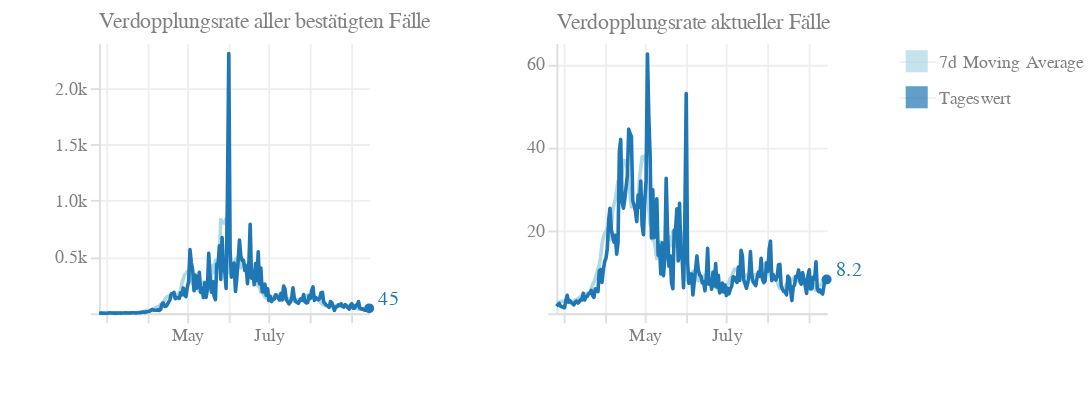

The code cell stored with this chart in its notebook:
### Code cell
new_cases_by_day_doubling_rate_all_cases = chart_with_moving_average(
    valueCalc='log(2)/log(1 + ((max(1,datum.rolling_max - datum.rolling_min)) / (datum.rolling_max)))',
    title='Verdopplungsrate aller bestätigten Fälle',
    yAxisFormat='2s',
    yTextFormat='.2s',
    tooltipLabel='Verdopplungsrate'
)

new_cases_by_day_doubling_rate_active_cases = chart_with_moving_average(
    valueCalc='log(2)/log(1 + ((max(1,datum.rolling_max - datum.rolling_min)) / (datum.rolling_active)))',
    title='Verdopplungsrate aktueller Fälle',
    yAxisFormat='2s',
    yTextFormat='.2s',
    tooltipLabel='Verdopplungsrate'
)

chart_2_doubling_rate = (
    new_cases_by_day_doubling_rate_all_cases | 
    new_cases_by_day_doubling_rate_active_cases |
    legend2
).configure_axis(
    grid=True,
    gridColor="#eee",
    domainColor="#ddd",
    tickColor="#ddd",
    labelColor="gray",
    labelBound=True,
    minExtent=50
).configure_view(
    strokeWidth=0
).configure_title(
    fontSize=12,
    fontWeight='normal',
    anchor='start',
    color='gray',
    dx=50,
    dy=0
)
chart_2_doubling_rate

### Figure 1 — Vega-Lite specification as saved in the notebook (floating-point values rounded to 4 significant figures; data arrays with more than 128 entries replaced by an {"elided": "..."} marker saying what was removed)
{"config": {"view": {"continuousWidth": 400, "continuousHeight": 300, "strokeWidth": 0}, "axis": {"domainColor": "#ddd", "grid": true, "gridColor": "#eee", "labelBound": true, "labelColor": "gray", "minExtent": 50, "tickColor": "#ddd"}, "title": {"anchor": "start", "color": "gray", "dx": 50, "dy": 0, "fontSize": 12, "fontWeight": "normal"}}, "hconcat": [{"layer": [{"mark": {"type": "line", "color": "lightblue", "size": 2, "strokeJoin": "round"}, "encoding": {"x": {"type": "temporal", "field": "date", "title": ""}, "y": {"type": "quantitative", "axis": {"format": "2s", "title": ""}, "field": "rolling_mean"}}, "height": 150, "transform": [{"field": "dataTime", "timeUnit": "yearmonthdate", "as": "date"}, {"aggregate": [{"op": "max", "field": "total_confirmed", "as": "max_total_confirmed"}, {"op": "max", "field": "total_active", "as": "max_total_active"}], "groupby": ["date"]}, {"window": [{"op": "max", "field": "max_total_confirmed", "as": "rolling_max"}, {"op": "min", "field": "max_total_confirmed", "as": "rolling_min"}, {"op": "last_value", "field": "max_total_active", "as": "rolling_active"}], "frame": [-1, 0]}, {"calculate": "log(2)/log(1 + ((max(1,datum.rolling_max - datum.rolling_min)) / (datum.rolling_max)))", "as": "diff"}, {"window": [{"op": "mean", "field": "diff", "as": "rolling_mean"}], "frame": [7, 0]}], "width": 150}, {"mark": {"type": "line", "color": "#1f77b4", "size": 2, "strokeJoin": "round"}, "encoding": {"tooltip": [{"type": "temporal", "field": "date"}, {"type": "quantitative", "field": "diff"}], "x": {"type": "temporal", "field": "date", "title": ""}, "y": {"type": "quantitative", "field": "diff", "impute": {"method": "mean"}, "title": ""}}, "height": 150, "transform": [{"field": "dataTime", "timeUnit": "yearmonthdate", "as": "date"}, {"aggregate": [{"op": "max", "field": "total_confirmed", "as": "max_total_confirmed"}, {"op": "max", "field": "total_active", "as": "max_total_active"}], "groupby": ["date"]}, {"window": [{"op": "max", "field": "max_total_confirmed", "as": "rolling_max"}, {"op": "min", "field": "max_total_confirmed", "as": "rolling_min"}, {"op": "last_value", "field": "max_total_active", "as": "rolling_active"}], "frame": [-1, 0]}, {"calculate": "log(2)/log(1 + ((max(1,datum.rolling_max - datum.rolling_min)) / (datum.rolling_max)))", "as": "diff"}], "width": 150}, {"mark": {"type": "text", "align": "left", "color": "#1f77b4", "dx": 5, "dy": -5}, "encoding": {"text": {"type": "quantitative", "field": "diff", "format": ".2s"}, "x": {"type": "temporal", "field": "date"}, "y": {"type": "quantitative", "field": "diff", "title": ""}}, "height": 150, "transform": [{"field": "dataTime", "timeUnit": "yearmonthdate", "as": "date"}, {"aggregate": [{"op": "max", "field": "total_confirmed", "as": "max_total_confirmed"}, {"op": "max", "field": "total_active", "as": "max_total_active"}], "groupby": ["date"]}, {"window": [{"op": "max", "field": "max_total_confirmed", "as": "rolling_max"}, {"op": "min", "field": "max_total_confirmed", "as": "rolling_min"}, {"op": "last_value", "field": "max_total_active", "as": "rolling_active"}], "frame": [-1, 0]}, {"calculate": "log(2)/log(1 + ((max(1,datum.rolling_max - datum.rolling_min)) / (datum.rolling_max)))", "as": "diff"}, {"window": [{"op": "rank", "field": "date", "as": "rank"}], "sort": [{"field": "date", "order": "descending"}]}, {"filter": "(datum.rank === 1)"}], "width": 150}, {"mark": {"type": "circle", "color": "#1f77b4", "opacity": 1}, "encoding": {"x": {"type": "temporal", "field": "date"}, "y": {"type": "quantitative", "field": "diff", "title": ""}}, "height": 150, "transform": [{"field": "dataTime", "timeUnit": "yearmonthdate", "as": "date"}, {"aggregate": [{"op": "max", "field": "total_confirmed", "as": "max_total_confirmed"}, {"op": "max", "field": "total_active", "as": "max_total_active"}], "groupby": ["date"]}, {"window": [{"op": "max", "field": "max_total_confirmed", "as": "rolling_max"}, {"op": "min", "field": "max_total_confirmed", "as": "rolling_min"}, {"op": "last_value", "field": "max_total_active", "as": "rolling_active"}], "frame": [-1, 0]}, {"calculate": "log(2)/log(1 + ((max(1,datum.rolling_max - datum.rolling_min)) / (datum.rolling_max)))", "as": "diff"}, {"window": [{"op": "rank", "field": "date", "as": "rank"}], "sort": [{"field": "date", "order": "descending"}]}, {"filter": "(datum.rank === 1)"}], "width": 150}, {"mark": {"type": "text", "align": "left", "color": "lightblue", "dx": 5, "dy": 5}, "encoding": {"text": {"type": "quantitative", "field": "rolling_mean", "format": ".2s"}, "x": {"type": "temporal", "field": "date"}, "y": {"type": "quantitative", "field": "rolling_mean", "title": ""}}, "height": 150, "transform": [{"field": "dataTime", "timeUnit": "yearmonthdate", "as": "date"}, {"aggregate": [{"op": "max", "field": "total_confirmed", "as": "max_total_confirmed"}, {"op": "max", "field": "total_active", "as": "max_total_active"}], "groupby": ["date"]}, {"window": [{"op": "max", "field": "max_total_confirmed", "as": "rolling_max"}, {"op": "min", "field": "max_total_confirmed", "as": "rolling_min"}, {"op": "last_value", "field": "max_total_active", "as": "rolling_active"}], "frame": [-1, 0]}, {"calculate": "log(2)/log(1 + ((max(1,datum.rolling_max - datum.rolling_min)) / (datum.rolling_max)))", "as": "diff"}, {"window": [{"op": "mean", "field": "diff", "as": "rolling_mean"}], "frame": [7, 0]}, {"window": [{"op": "rank", "field": "date", "as": "rank"}], "sort": [{"field": "date", "order": "descending"}]}, {"filter": "(datum.rank === 1)"}], "width": 150}, {"mark": {"type": "circle", "color": "lightblue", "opacity": 1}, "encoding": {"x": {"type": "temporal", "field": "date"}, "y": {"type": "quantitative", "field": "rolling_mean", "title": ""}}, "height": 150, "transform": [{"field": "dataTime", "timeUnit": "yearmonthdate", "as": "date"}, {"aggregate": [{"op": "max", "field": "total_confirmed", "as": "max_total_confirmed"}, {"op": "max", "field": "total_active", "as": "max_total_active"}], "groupby": ["date"]}, {"window": [{"op": "max", "field": "max_total_confirmed", "as": "rolling_max"}, {"op": "min", "field": "max_total_confirmed", "as": "rolling_min"}, {"op": "last_value", "field": "max_total_active", "as": "rolling_active"}], "frame": [-1, 0]}, {"calculate": "log(2)/log(1 + ((max(1,datum.rolling_max - datum.rolling_min)) / (datum.rolling_max)))", "as": "diff"}, {"window": [{"op": "mean", "field": "diff", "as": "rolling_mean"}], "frame": [7, 0]}, {"window": [{"op": "rank", "field": "date", "as": "rank"}], "sort": [{"field": "date", "order": "descending"}]}, {"filter": "(datum.rank === 1)"}], "width": 150}, {"mark": {"type": "circle", "color": "lightblue", "opacity": 0, "size": 200}, "encoding": {"tooltip": [{"type": "temporal", "field": "date", "title": "Datum"}, {"type": "quantitative", "field": "rolling_mean", "format": ".2s", "title": "7d Moving Average"}], "x": {"type": "temporal", "field": "date", "title": ""}, "y": {"type": "quantitative", "field": "rolling_mean", "title": ""}}, "height": 150, "transform": [{"field": "dataTime", "timeUnit": "yearmonthdate", "as": "date"}, {"aggregate": [{"op": "max", "field": "total_confirmed", "as": "max_total_confirmed"}, {"op": "max", "field": "total_active", "as": "max_total_active"}], "groupby": ["date"]}, {"window": [{"op": "max", "field": "max_total_confirmed", "as": "rolling_max"}, {"op": "min", "field": "max_total_confirmed", "as": "rolling_min"}, {"op": "last_value", "field": "max_total_active", "as": "rolling_active"}], "frame": [-1, 0]}, {"calculate": "log(2)/log(1 + ((max(1,datum.rolling_max - datum.rolling_min)) / (datum.rolling_max)))", "as": "diff"}, {"window": [{"op": "mean", "field": "diff", "as": "rolling_mean"}], "frame": [7, 0]}], "width": 150}, {"mark": {"type": "circle", "color": "#1f77b4", "opacity": 0, "size": 200}, "encoding": {"tooltip": [{"type": "temporal", "field": "date", "title": "Datum"}, {"type": "quantitative", "field": "diff", "format": ".2s", "title": "Verdopplungsrate"}], "x": {"type": "temporal", "field": "date", "title": ""}, "y": {"type": "quantitative", "field": "diff", "title": ""}}, "height": 150, "transform": [{"field": "dataTime", "timeUnit": "yearmonthdate", "as": "date"}, {"aggregate": [{"op": "max", "field": "total_confirmed", "as": "max_total_confirmed"}, {"op": "max", "field": "total_active", "as": "max_total_active"}], "groupby": ["date"]}, {"window": [{"op": "max", "field": "max_total_confirmed", "as": "rolling_max"}, {"op": "min", "field": "max_total_confirmed", "as": "rolling_min"}, {"op": "last_value", "field": "max_total_active", "as": "rolling_active"}], "frame": [-1, 0]}, {"calculate": "log(2)/log(1 + ((max(1,datum.rolling_max - datum.rolling_min)) / (datum.rolling_max)))", "as": "diff"}], "width": 150}], "title": "Verdopplungsrate aller bestätigten Fälle"}, {"layer": [{"mark": {"type": "line", "color": "lightblue", "size": 2, "strokeJoin": "round"}, "encoding": {"x": {"type": "temporal", "field": "date", "title": ""}, "y": {"type": "quantitative", "axis": {"format": "2s", "title": ""}, "field": "rolling_mean"}}, "height": 150, "transform": [{"field": "dataTime", "timeUnit": "yearmonthdate", "as": "date"}, {"aggregate": [{"op": "max", "field": "total_confirmed", "as": "max_total_confirmed"}, {"op": "max", "field": "total_active", "as": "max_total_active"}], "groupby": ["date"]}, {"window": [{"op": "max", "field": "max_total_confirmed", "as": "rolling_max"}, {"op": "min", "field": "max_total_confirmed", "as": "rolling_min"}, {"op": "last_value", "field": "max_total_active", "as": "rolling_active"}], "frame": [-1, 0]}, {"calculate": "log(2)/log(1 + ((max(1,datum.rolling_max - datum.rolling_min)) / (datum.rolling_active)))", "as": "diff"}, {"window": [{"op": "mean", "field": "diff", "as": "rolling_mean"}], "frame": [7, 0]}], "width": 150}, {"mark": {"type": "line", "color": "#1f77b4", "size": 2, "strokeJoin": "round"}, "encoding": {"tooltip": [{"type": "temporal", "field": "date"}, {"type": "quantitative", "field": "diff"}], "x": {"type": "temporal", "field": "date", "title": ""}, "y": {"type": "quantitative", "field": "diff", "impute": {"method": "mean"}, "title": ""}}, "height": 150, "transform": [{"field": "dataTime", "timeUnit": "yearmonthdate", "as": "date"}, {"aggregate": [{"op": "max", "field": "total_confirmed", "as": "max_total_confirmed"}, {"op": "max", "field": "total_active", "as": "max_total_active"}], "groupby": ["date"]}, {"window": [{"op": "max", "field": "max_total_confirmed", "as": "rolling_max"}, {"op": "min", "field": "max_total_confirmed", "as": "rolling_min"}, {"op": "last_value", "field": "max_total_active", "as": "rolling_active"}], "frame": [-1, 0]}, {"calculate": "log(2)/log(1 + ((max(1,datum.rolling_max - datum.rolling_min)) / (datum.rolling_active)))", "as": "diff"}], "width": 150}, {"mark": {"type": "text", "align": "left", "color": "#1f77b4", "dx": 5, "dy": -5}, "encoding": {"text": {"type": "quantitative", "field": "diff", "format": ".2s"}, "x": {"type": "temporal", "field": "date"}, "y": {"type": "quantitative", "field": "diff", "title": ""}}, "height": 150, "transform": [{"field": "dataTime", "timeUnit": "yearmonthdate", "as": "date"}, {"aggregate": [{"op": "max", "field": "total_confirmed", "as": "max_total_confirmed"}, {"op": "max", "field": "total_active", "as": "max_total_active"}], "groupby": ["date"]}, {"window": [{"op": "max", "field": "max_total_confirmed", "as": "rolling_max"}, {"op": "min", "field": "max_total_confirmed", "as": "rolling_min"}, {"op": "last_value", "field": "max_total_active", "as": "rolling_active"}], "frame": [-1, 0]}, {"calculate": "log(2)/log(1 + ((max(1,datum.rolling_max - datum.rolling_min)) / (datum.rolling_active)))", "as": "diff"}, {"window": [{"op": "rank", "field": "date", "as": "rank"}], "sort": [{"field": "date", "order": "descending"}]}, {"filter": "(datum.rank === 1)"}], "width": 150}, {"mark": {"type": "circle", "color": "#1f77b4", "opacity": 1}, "encoding": {"x": {"type": "temporal", "field": "date"}, "y": {"type": "quantitative", "field": "diff", "title": ""}}, "height": 150, "transform": [{"field": "dataTime", "timeUnit": "yearmonthdate", "as": "date"}, {"aggregate": [{"op": "max", "field": "total_confirmed", "as": "max_total_confirmed"}, {"op": "max", "field": "total_active", "as": "max_total_active"}], "groupby": ["date"]}, {"window": [{"op": "max", "field": "max_total_confirmed", "as": "rolling_max"}, {"op": "min", "field": "max_total_confirmed", "as": "rolling_min"}, {"op": "last_value", "field": "max_total_active", "as": "rolling_active"}], "frame": [-1, 0]}, {"calculate": "log(2)/log(1 + ((max(1,datum.rolling_max - datum.rolling_min)) / (datum.rolling_active)))", "as": "diff"}, {"window": [{"op": "rank", "field": "date", "as": "rank"}], "sort": [{"field": "date", "order": "descending"}]}, {"filter": "(datum.rank === 1)"}], "width": 150}, {"mark": {"type": "text", "align": "left", "color": "lightblue", "dx": 5, "dy": 5}, "encoding": {"text": {"type": "quantitative", "field": "rolling_mean", "format": ".2s"}, "x": {"type": "temporal", "field": "date"}, "y": {"type": "quantitative", "field": "rolling_mean", "title": ""}}, "height": 150, "transform": [{"field": "dataTime", "timeUnit": "yearmonthdate", "as": "date"}, {"aggregate": [{"op": "max", "field": "total_confirmed", "as": "max_total_confirmed"}, {"op": "max", "field": "total_active", "as": "max_total_active"}], "groupby": ["date"]}, {"window": [{"op": "max", "field": "max_total_confirmed", "as": "rolling_max"}, {"op": "min", "field": "max_total_confirmed", "as": "rolling_min"}, {"op": "last_value", "field": "max_total_active", "as": "rolling_active"}], "frame": [-1, 0]}, {"calculate": "log(2)/log(1 + ((max(1,datum.rolling_max - datum.rolling_min)) / (datum.rolling_active)))", "as": "diff"}, {"window": [{"op": "mean", "field": "diff", "as": "rolling_mean"}], "frame": [7, 0]}, {"window": [{"op": "rank", "field": "date", "as": "rank"}], "sort": [{"field": "date", "order": "descending"}]}, {"filter": "(datum.rank === 1)"}], "width": 150}, {"mark": {"type": "circle", "color": "lightblue", "opacity": 1}, "encoding": {"x": {"type": "temporal", "field": "date"}, "y": {"type": "quantitative", "field": "rolling_mean", "title": ""}}, "height": 150, "transform": [{"field": "dataTime", "timeUnit": "yearmonthdate", "as": "date"}, {"aggregate": [{"op": "max", "field": "total_confirmed", "as": "max_total_confirmed"}, {"op": "max", "field": "total_active", "as": "max_total_active"}], "groupby": ["date"]}, {"window": [{"op": "max", "field": "max_total_confirmed", "as": "rolling_max"}, {"op": "min", "field": "max_total_confirmed", "as": "rolling_min"}, {"op": "last_value", "field": "max_total_active", "as": "rolling_active"}], "frame": [-1, 0]}, {"calculate": "log(2)/log(1 + ((max(1,datum.rolling_max - datum.rolling_min)) / (datum.rolling_active)))", "as": "diff"}, {"window": [{"op": "mean", "field": "diff", "as": "rolling_mean"}], "frame": [7, 0]}, {"window": [{"op": "rank", "field": "date", "as": "rank"}], "sort": [{"field": "date", "order": "descending"}]}, {"filter": "(datum.rank === 1)"}], "width": 150}, {"mark": {"type": "circle", "color": "lightblue", "opacity": 0, "size": 200}, "encoding": {"tooltip": [{"type": "temporal", "field": "date", "title": "Datum"}, {"type": "quantitative", "field": "rolling_mean", "format": ".2s", "title": "7d Moving Average"}], "x": {"type": "temporal", "field": "date", "title": ""}, "y": {"type": "quantitative", "field": "rolling_mean", "title": ""}}, "height": 150, "transform": [{"field": "dataTime", "timeUnit": "yearmonthdate", "as": "date"}, {"aggregate": [{"op": "max", "field": "total_confirmed", "as": "max_total_confirmed"}, {"op": "max", "field": "total_active", "as": "max_total_active"}], "groupby": ["date"]}, {"window": [{"op": "max", "field": "max_total_confirmed", "as": "rolling_max"}, {"op": "min", "field": "max_total_confirmed", "as": "rolling_min"}, {"op": "last_value", "field": "max_total_active", "as": "rolling_active"}], "frame": [-1, 0]}, {"calculate": "log(2)/log(1 + ((max(1,datum.rolling_max - datum.rolling_min)) / (datum.rolling_active)))", "as": "diff"}, {"window": [{"op": "mean", "field": "diff", "as": "rolling_mean"}], "frame": [7, 0]}], "width": 150}, {"mark": {"type": "circle", "color": "#1f77b4", "opacity": 0, "size": 200}, "encoding": {"tooltip": [{"type": "temporal", "field": "date", "title": "Datum"}, {"type": "quantitative", "field": "diff", "format": ".2s", "title": "Verdopplungsrate"}], "x": {"type": "temporal", "field": "date", "title": ""}, "y": {"type": "quantitative", "field": "diff", "title": ""}}, "height": 150, "transform": [{"field": "dataTime", "timeUnit": "yearmonthdate", "as": "date"}, {"aggregate": [{"op": "max", "field": "total_confirmed", "as": "max_total_confirmed"}, {"op": "max", "field": "total_active", "as": "max_total_active"}], "groupby": ["date"]}, {"window": [{"op": "max", "field": "max_total_confirmed", "as": "rolling_max"}, {"op": "min", "field": "max_total_confirmed", "as": "rolling_min"}, {"op": "last_value", "field": "max_total_active", "as": "rolling_active"}], "frame": [-1, 0]}, {"calculate": "log(2)/log(1 + ((max(1,datum.rolling_max - datum.rolling_min)) / (datum.rolling_active)))", "as": "diff"}], "width": 150}], "title": "Verdopplungsrate aktueller Fälle"}, {"data": {"name": "data-793b2339a016668726e02e8737965916"}, "mark": {"type": "square", "size": 150}, "encoding": {"color": {"type": "nominal", "field": "label", "legend": null, "scale": {"domain": ["Tageswert", "7d Moving Average"], "range": ["#1f77b4", "lightblue"]}}, "y": {"type": "nominal", "axis": {"domain": false, "orient": "right", "ticks": false}, "field": "label", "title": null}}}], "data": {"name": "data-11206cdd89530bb8a7ed5f12c9d10221"}, "$schema": "https://vega.github.io/schema/vega-lite/v4.8.1.json", "datasets": {"data-11206cdd89530bb8a7ed5f12c9d10221": {"elided": "198 records"}, "data-793b2339a016668726e02e8737965916": [{"label": "Tageswert"}, {"label": "7d Moving Average"}]}}
